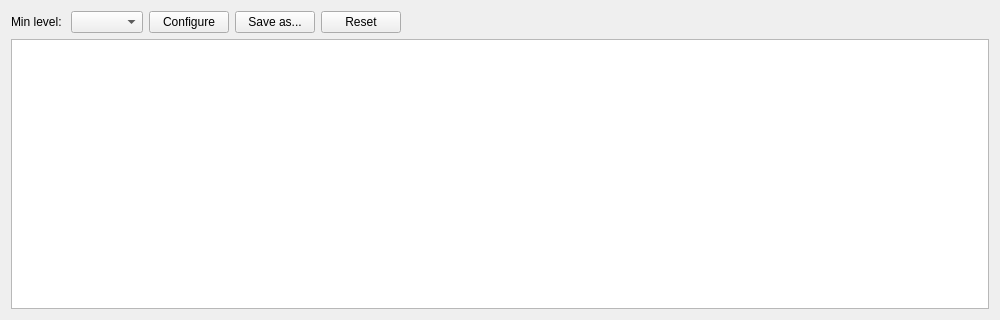
<?xml version="1.0" encoding="UTF-8"?>
<ui version="4.0">
 <class>HbLogWidget</class>
 <widget class="QWidget" name="HbLogWidget">
  <property name="geometry">
   <rect>
    <x>0</x>
    <y>0</y>
    <width>1000</width>
    <height>320</height>
   </rect>
  </property>
  <property name="windowTitle">
   <string>Form</string>
  </property>
  <layout class="QVBoxLayout" name="verticalLayout">
   <item>
    <layout class="QHBoxLayout" name="horizontalLayout">
     <item>
      <widget class="QLabel" name="label">
       <property name="text">
        <string>Min level: </string>
       </property>
      </widget>
     </item>
     <item>
      <widget class="QComboBox" name="qcb_level"/>
     </item>
     <item>
      <widget class="QPushButton" name="qpb_configure">
       <property name="text">
        <string>Configure</string>
       </property>
      </widget>
     </item>
     <item>
      <widget class="QPushButton" name="qpb_save_as">
       <property name="text">
        <string>Save as...</string>
       </property>
      </widget>
     </item>
     <item>
      <widget class="QPushButton" name="qpb_reset">
       <property name="text">
        <string>Reset</string>
       </property>
      </widget>
     </item>
     <item>
      <spacer name="horizontalSpacer">
       <property name="orientation">
        <enum>Qt::Horizontal</enum>
       </property>
       <property name="sizeHint" stdset="0">
        <size>
         <width>40</width>
         <height>20</height>
        </size>
       </property>
      </spacer>
     </item>
    </layout>
   </item>
   <item>
    <widget class="QPlainTextEdit" name="qte_log">
     <property name="readOnly">
      <bool>true</bool>
     </property>
    </widget>
   </item>
  </layout>
 </widget>
 <resources/>
 <connections/>
</ui>
